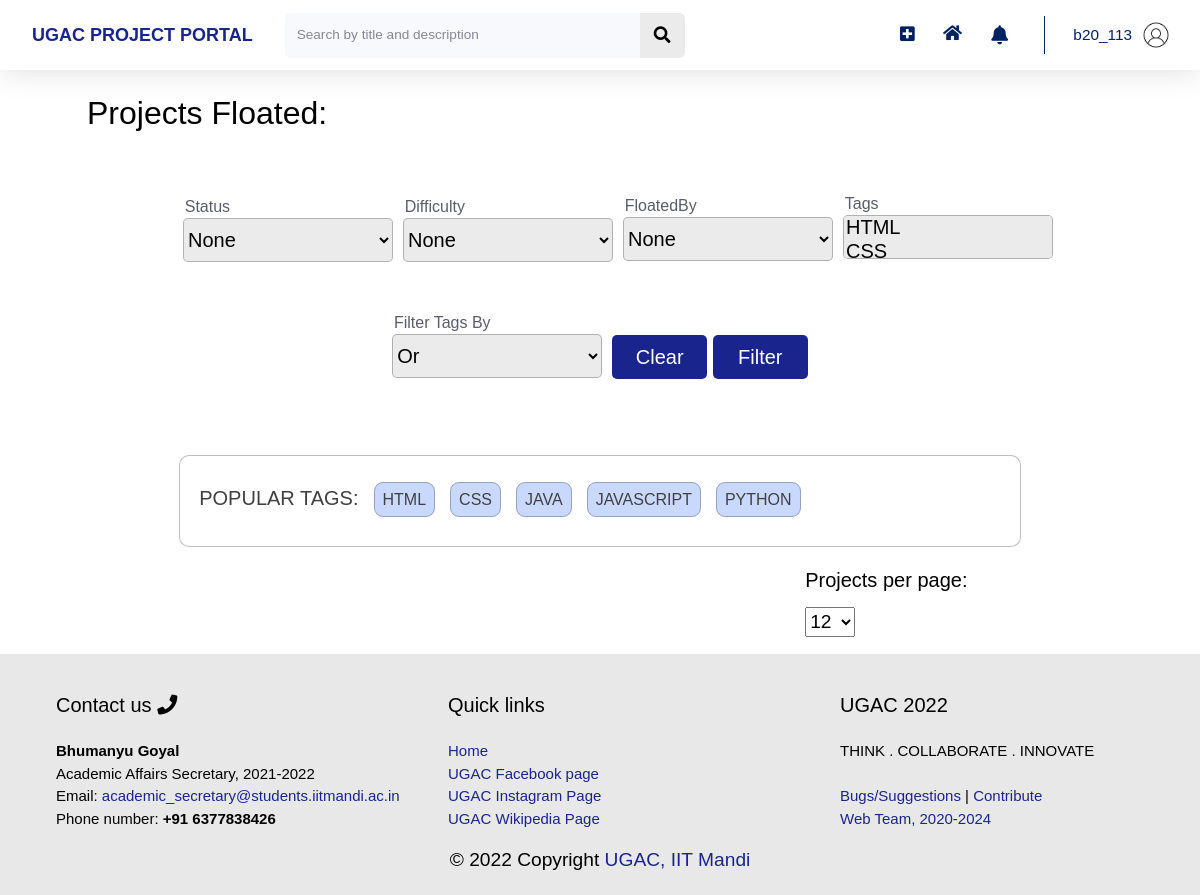
The page /profile/projects/view/11?view=floated (signed in) on the database as committed earlier.
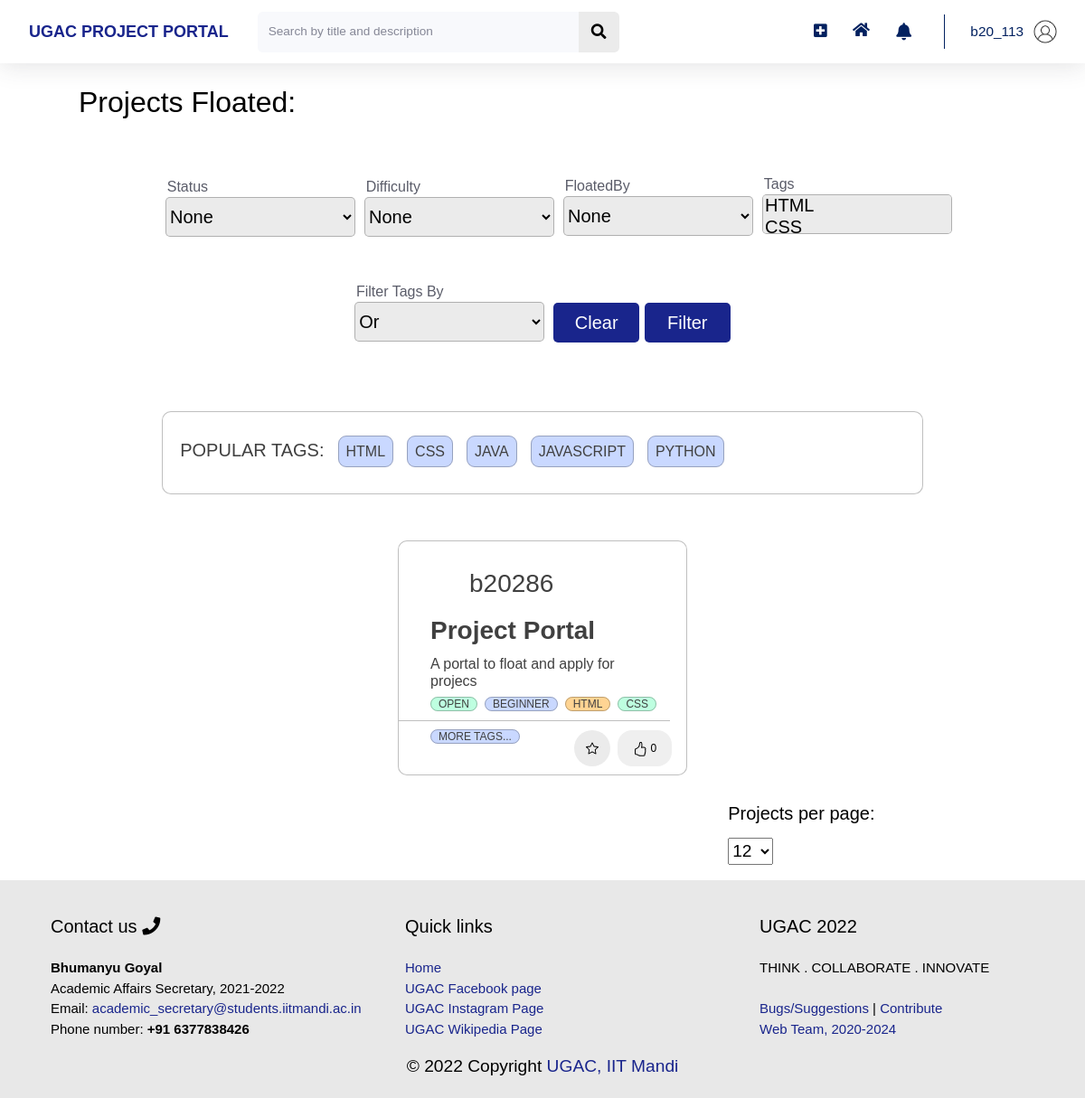
The same page on the database as committed later.
### home/models.py (models this page shows, shortened)
class Tag(models.Model):
    Title = models.CharField(max_length=20)
    def __str__(self):
        return f"{self.Title}"

class Project(models.Model):
    Title = models.CharField(max_length=100)
    Image = models.ImageField(default = 'images.jpeg', upload_to='project_pics', blank=True, validators=[FileExtensionValidator(allowed_extensions=['png', 'jpg', 'jpeg'])])
    Description = models.TextField()
    FloatedBy = models.ForeignKey(User, on_delete=models.CASCADE,related_name="FloatedBy")
    Mentors = models.ManyToManyField(User,related_name='Mentors')
    Status = models.CharField(max_length=10, choices=STATUS_CHOICES, default='Open')
    OpenedFor = models.CharField(max_length=300)
    Difficulty = models.CharField(max_length=15, choices=DIFFICULTY_CHOICES, default='Beginner')
    PreRequisite = models.TextField()
    Tags = models.ManyToManyField(Tag, related_name='Tags')
    Duration = models.CharField(max_length=30, choices=DURATION_CHOICES)
    DatePosted = models.DateTimeField(default = timezone.now)
    SelectionCriteria = models.TextField()
    Question = models.TextField()
    AlreadyApplied = models.ManyToManyField(User, related_name='AlreadyApplied', blank = True)
    Likes = models.IntegerField(default=0)

### users/models.py (models this page shows, shortened)
class Profile(models.Model):
    user = models.OneToOneField(User, on_delete=models.CASCADE)
    image = models.ImageField(default = 'default.jpg', upload_to='profile_pics', blank=True, validators=[FileExtensionValidator(allowed_extensions=['png', 'jpg', 'jpeg'])])
    rollno = models.CharField(max_length=10)
    year = models.CharField(max_length=30, choices = YEAR_CHOICES)
    branch = models.CharField(max_length=30, choices = BRANCH_CHOICES)
    techskills = models.ManyToManyField(Tag, related_name='techskills')
    starred_projects = models.ManyToManyField(Project, related_name='starred_projects', blank = True)
    liked_projects = models.ManyToManyField(Project, related_name='liked_projects', blank = True)
    cv = models.FileField(upload_to='resumes',validators=[FileExtensionValidator(allowed_extensions=['pdf'])])
    linked_in_link = models.CharField(blank=True, max_length=100)
    portfolio_link = models.CharField(blank=True, max_length=100)
    github_link = models.CharField(blank=True, max_length=100)

### home/decorators.py (the view)
    def wrap(request, *args, **kwargs):
        if check_user_profile(request.user):
            messages.error(request, 'Please complete your profile first.')
            return redirect(f'/profile/edit?firstLogin=True')
        else:
            return function(request, *args, **kwargs)

### functions.py (called while the page is built)
def get_filtered_projects(request, all_projects):
    myFilter = ProjectFilter(request.GET,queryset=all_projects)
    filtered_projects= myFilter.qs
    return filtered_projects

def get_most_common_tags(size):
    projects = Project.objects.all()
    tags = []
    for project in projects:
        project_tags = project.Tags.all()
        for project_tag in project_tags:
            tags.append(project_tag)
    return [x for x in Counter(tags)][:size]

def get_paginated_projects(request, projects):
    page = request.GET.get('page', 1)
    number_of_projects = request.GET.get('limit')
    if(number_of_projects==None):
        number_of_projects=12
    paginator = Paginator(projects, number_of_projects)
    try:
        paginated_projects = paginator.page(page)
    except PageNotAnInteger:
        paginated_projects = paginator.page(1)
    except EmptyPage:
        paginated_projects = paginator.page(paginator.num_pages)
    return paginated_projects

### users/templates/users/projects_view.html (shortened to what this page needs)
{% extends 'home/main.html' %}
{% load crispy_forms_tags %}
{% block headingBlock %}
<h2>{{ heading }}</h2>
{% endblock headingBlock %}

### home/templates/home/main.html (shortened to what the changed rows need)
{% extends 'home/base.html' %}
{% load static %}
{% load crispy_forms_tags %}
{% block customStylesheets %}
<link rel="stylesheet" type="text/css" href="{% static 'home/main.css' %}">
{% endblock customStylesheets %}
{% block content %}
{% block mainContentBlock %}
<div class="project_cards">
    {% block headingBlock %}{% endblock headingBlock %}
    <br>
    {% block filterBlock %}
    <br>
    {% endblock filterBlock %}
    {% block tagsBlock %}
        <div class = "blog-container" style="flex: 1 0 45%; margin: 2%; width: 82%; height: 5%; max-width: 82%; alignment: center; align-self: center; padding-top: 0px; margin-left: 9%;">
        <div class="blog-tags-a" style="margin-left: 2.25%; margin-top: 1%;">
        <br>
        <ul>
            {% for tag in common_tags %}
                <li style="margin-left: 15px; margin-bottom: 20px;"><a href="/?Tags={{tag.id}}">{{ tag }}</a></li>
            {% endfor %}
        </ul>
        </div>
        </div>
    {% endblock tagsBlock %}
    {% block allProjectsBlock %}
    <div class="" style="display: flex; flex-wrap: wrap;justify-content:center;" id="all-projects">
        {% for project in projects %}
            <div id="projectNumber{{ project.id }}">
                <div class = "blog-container">
                    <div class="blog-header" style="display: flex; flex-wrap: wrap;">
                        <div class="blog-author--no-cover" style="background:url('{{project.FloatedBy.profile.image.url}}');background-size: cover; border-radius: 50%; display: inline-block;height: 40px;margin-right: 0.5rem;background-position: center;top: 8px;width: 40px; top: 27px; left: 28px; margin-top: 5px; ">
                        </div>
                        <span style="flex: 1 0 45%; ">
                            <h3 style="margin-top: 10px; color:#858796;"><a href="{% url 'profile' project.FloatedBy.id %}">{{project.FloatedBy}}</a></h3>
                        </span>
                    </div>
                    <div class="blog-body">
                        <div class="blog-title demo-a">
                            <h1><a href="/project/?project_id={{project.id}}">{{ project.Title }}</a></h1>
                        </div>
                        <div class="blog-summary demo-2">
                            <p>{{project.Description}}</p>
                        </div>
                        <div class="blog-tags">
                        <br class="main-br">
                            <ul>
                                <li><a href="/?Status={{project.Status}}">{{project.Status}}</a></li>
                                <li><a href="/?Difficulty={{project.Difficulty}}">{{project.Difficulty}}</a></li>
                                {% for tag in project.Tags.all %}
                                    {% if forloop.counter <= 2 %}
                                        <li>
                                            <a href="/?Tags={{tag.id}}">{{ tag }}</a>
                                        </li>
                                    {% endif %}
                                    {% if forloop.counter == 3 %}
                                        <li>
                                            <a href="/project/?project_id={{project.id}}">More Tags...</a>
                                        </li>
                                    {% endif %}
                                {% endfor %}
                            </ul>
                        </div>
                    </div>
                    <hr class="main-page-hr" >
                    <div class="blog-footer">
                        <ul style="width:20%; margin-left:75%">
                            <li>
                                {% if project.id not in projects_id.4 %}
                                    <button class="btn btn-primary btn-circle btn-block task" style="" task = "Star" project_id={{project.id}} page_number={{projects.number}}>
                                    </button>
                                {% endif %}
                            </li>
                            <li>
                                {% if project.id not in projects_id.1 %}
                                    <button type="button" class="task" style="width: 60px;height:40px; border: none;border-radius: 16px;" task = "Like" project_id={{project.id}} page_number={{projects.number}} likes={{project.Likes}}>
                                        <div style="display:inline;">{{project.Likes}}</div>
                                    </button>
                                {% endif %}
                            </li>
                        </ul>
                    </div>
                </div>
            </div>
        {% endfor %}
    </div>
    {% with request.get_full_path as querystring %}
        <br><br><br>
    {%endwith%}
    {% endblock allProjectsBlock %}
    {% endblock mainContentBlock %}
    {% endblock content %}

Rows that differ between the two databases and show on the page:
added Project: FloatedBy "b20286", Title "Project Portal", Description "A portal to float and apply for projecs", Status "OPEN", Difficulty "BEGINNER", Likes "0", Tag (Title "HTML"), Tag (Title "CSS")
